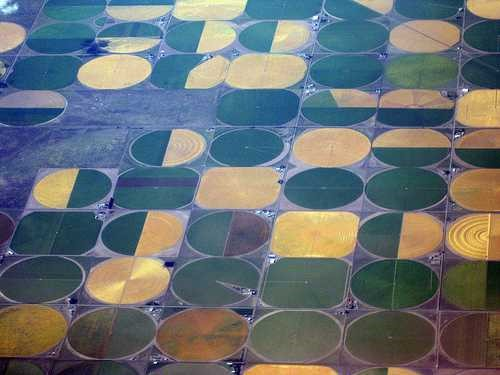
#> input picture OpenCV/Segmentation/farmCircles.jpg, 500 x 375 px, given in place of Harvest. Amazing drone footage. Watch the whole process!.mp4, which was not available
$ python Lousa.py
#> lines starting #> are read from the running program, lines starting #| are printed output that depends on the picture; after the words box and inside, x2 and y2 are one past the last pixel; in counts of white or black regions, pixels touching at a corner belong together; pictures that were not available may be replaced by others from this repository, and a replacement may not be noted
import cv2
import numpy as np
from matplotlib import pyplot as plt

threshold = 0.2
kernel5 = cv2.getStructuringElement(cv2.MORPH_ELLIPSE, (20,20))
x_co = 0
y_co = 0
H = 0
S = 0
V = 0
thr_H = 180*threshold
thr_S = 255*threshold
thr_V = 255*threshold

def on_mouse(event, x, y, flag, param):
    global x_co,y_co,H,S,V,hsv
    if(event==cv2.EVENT_LBUTTONDOWN):
        x_co=x
        y_co=y
        p_sel = hsv[y_co][x_co]
        H = p_sel[0]
        S = p_sel[1]
        V = p_sel[2]

def draw_points(img,x,y,r, color):
    cv2.circle(img, (x,y), r, color, 3)
    return img

def clean_screen():
    print("Clean screen")

cv2.namedWindow("camera", 1)
cv2.namedWindow("camera2", 2)
cv2.namedWindow("camera3", 3)

#cam
cap = cv2.VideoCapture("Bristle Farm Corn Harvest. Amazing drone footage. Watch the whole process!.mp4")
cap.set(cv2.CAP_PROP_FRAME_WIDTH, 640)
cap.set(cv2.CAP_PROP_FRAME_HEIGHT, 480)

while True:
    ret, src = cap.read()
#> src is the input picture: shape (375, 500, 3); mean B, G, R 116.2, 112.2, 104.6
    """
    plt.subplot(121),plt.imshow(src),plt.title('Original')
    plt.xticks([]), plt.yticks([])
    plt.subplot(122),plt.imshow(src),plt.title('Blurred')
    plt.xticks([]), plt.yticks([])
    plt.show()
    """

    src = cv2.blur(src,(3,3))

    hsv = cv2.cvtColor(src, cv2.COLOR_BGR2HSV)
#> hsv: shape (375, 500, 3); mean H, S, V 78, 98.8, 136.6
    cv2.setMouseCallback("camera2", on_mouse, 0)

    min_color = np.array([H-thr_H, S-thr_S, V-thr_V])
    max_color = np.array([H+thr_H, S+thr_S, V+thr_V])
    mask = cv2.inRange(hsv, min_color, max_color)
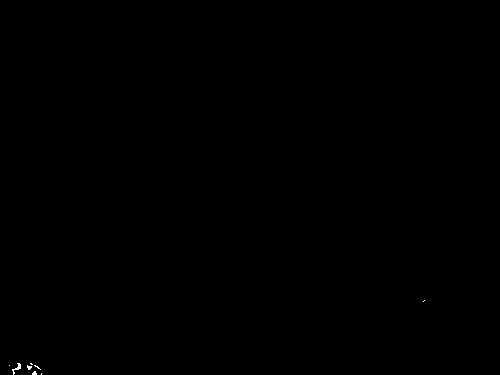
#> mask: shape (375, 500); 0.05% white in thin lines or dots, all inside (x1, y1, x2, y2) = (9, 300, 425, 375)
    mask = cv2.morphologyEx(mask, cv2.MORPH_CLOSE, kernel5)
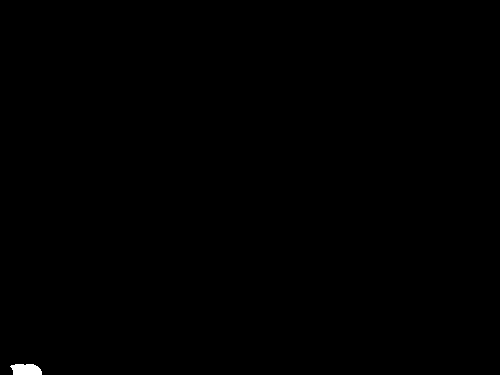
#> mask: shape (375, 500); 0.16% white; 1 white region, box (x1, y1, x2, y2) and area: (10, 364, 42, 375) 299
    output = np.zeros(mask.shape, np.uint8)
    rect = cv2.boundingRect(mask)
#> rect = (10, 364, 32, 11)
    cursor_x = rect[0]
#> cursor_x = 10
    cursor_y = rect[1]
#> cursor_y = 364

    cv2.putText(output,"H:" + str(H) + " S:" +str(S)+" V:"+str(V), (10,30), cv2.FONT_HERSHEY_PLAIN, 2.0, (255,255,255), thickness = 1)
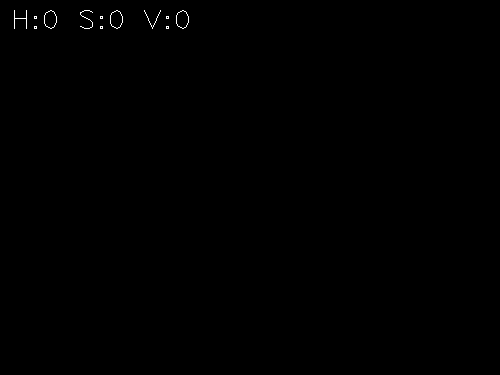
#> output: shape (375, 500); 0.16% white in thin lines or dots, all inside (x1, y1, x2, y2) = (14, 10, 189, 29)
    cv2.putText(output, "X:" + str(cursor_x)+" Y:"+ str(cursor_y), (10,50), cv2.FONT_HERSHEY_PLAIN, 2.0, (255,255,255), thickness = 1)
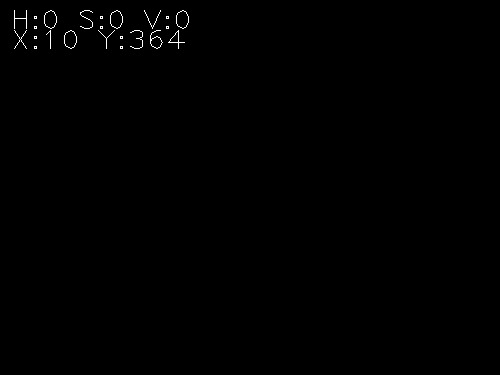
#> output: shape (375, 500); 0.33% white in thin lines or dots, all inside (x1, y1, x2, y2) = (14, 10, 189, 49)
    output = draw_points(output, cursor_x, cursor_y, 3,(255,255,255))
#> in draw_points, `cv2.circle(img, (x,y), r, color, 3)`: img: shape (375, 500); 0.38% white in thin lines or dots, all inside (x1, y1, x2, y2) = (5, 10, 189, 370)
    cv2.imshow("camera",output)
    cv2.imshow("camera2",src)
    src_segmented = cv2.add(src,src,mask=mask)
    cv2.imshow("camera3", src_segmented)
    ch = 0xFF & cv2.waitKey(50)
#> (key Esc is pressed here)
    if ch in [ord('r'), ord('R')]:
        clean_screen()
    if ch==27:
        break
